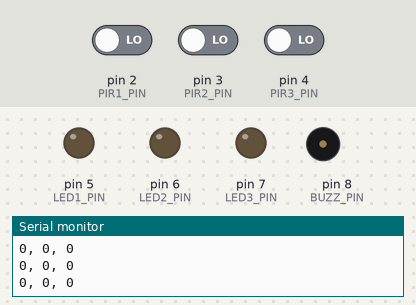
Simulated run of this sketch. Board: Arduino Uno, built with avr-gcc and run on an emulated ATmega328P. Parts: output pins drawn as LEDs (lit = HIGH), buzzer (waves = sounding), the last lines printed to the serial monitor. The inputs (shaded band) are chosen by the test bench; at power-on: pin 2 (PIR1_PIN) LOW, pin 3 (PIR2_PIN) LOW, pin 4 (PIR3_PIN) LOW.

Above: at 1.2 s.
1.3 s: pin 2 (PIR1_PIN) driven HIGH
At 2.0 s:
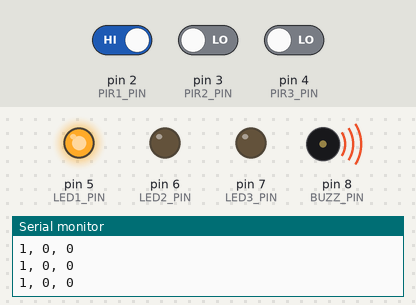
2.8 s: pin 3 (PIR2_PIN) driven HIGH
At 3.1 s:
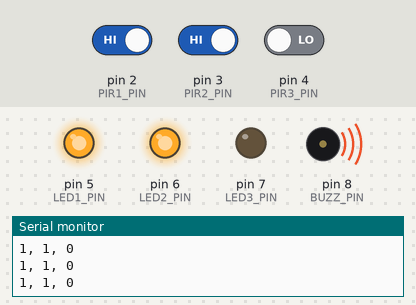
4.3 s: pin 4 (PIR3_PIN) driven HIGH
At 5.4 s:
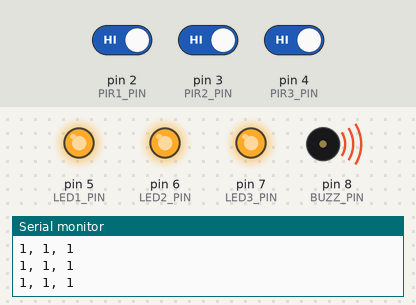
5.8 s: pin 2 (PIR1_PIN) driven LOW
At 6.4 s:
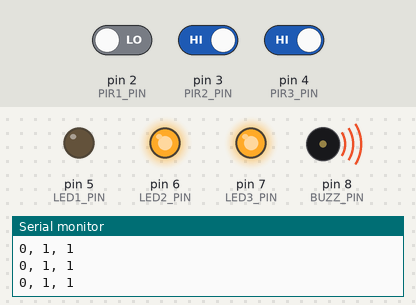
7.3 s: pin 3 (PIR2_PIN) driven LOW
At 7.8 s:
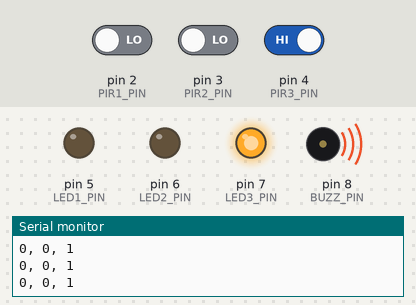
8.8 s: pin 4 (PIR3_PIN) driven LOW
At 10.1 s:
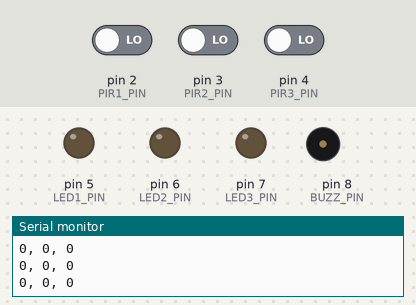
Timing chart, 0 to 11.3 s (numbered marks = the images above; inputs shaded):
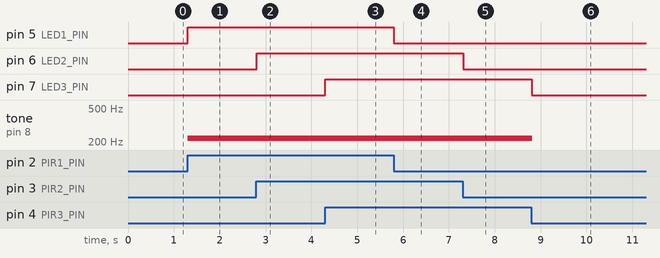

The sketch:

GooseAlarm.ino
```cpp
/***************************************************
 * Goose Alarm
 *
 * Unit test experiment to see if PIR sensor tower
 * would be reliable in detecting 360 degrees of
 * heat motion for the goose alarm project.
 *
 * Author: Aidan Fadool
 * 06/16/2021
 *
 **************************************************/
#include "pitches.h"

#define PIR1_PIN 2
#define PIR2_PIN 3
#define PIR3_PIN 4

#define LED1_PIN 5
#define LED2_PIN 6
#define LED3_PIN 7

#define BUZZ_PIN 8
int pir1, pir2, pir3 = 0;
bool buzzer =  false;

void setup() {
  // Set pinmodes
  pinMode(PIR1_PIN, INPUT);
  pinMode(PIR2_PIN, INPUT);
  pinMode(PIR3_PIN, INPUT);
  pinMode(LED1_PIN, OUTPUT);
  pinMode(LED2_PIN, OUTPUT);
  pinMode(LED3_PIN, OUTPUT);

  // Set initial output states
  digitalWrite(LED1_PIN, LOW);
  digitalWrite(LED2_PIN, LOW);
  digitalWrite(LED3_PIN, LOW);

  Serial.begin(9600);
}

void loop() {
  // Read the pir outputs
  pir1 = digitalRead(PIR1_PIN);
  pir2 = digitalRead(PIR2_PIN);
  pir3 = digitalRead(PIR3_PIN);

  // Logic for pir states
  if (pir1 == HIGH) {
    digitalWrite(LED1_PIN, HIGH);
  } else {
    digitalWrite(LED1_PIN, LOW);
  }

  if (pir2 == HIGH) {
    digitalWrite(LED2_PIN, HIGH);
  } else {
    digitalWrite(LED2_PIN, LOW);
  }

  if (pir3 == HIGH) {
    digitalWrite(LED3_PIN, HIGH);
  } else {
    digitalWrite(LED3_PIN, LOW);
  }

  if (pir1 == HIGH || pir2 == HIGH || pir3 == HIGH) {
    buzzer = true;
  } else {
    buzzer = false;
  }

  if (buzzer == true) {
    tone(BUZZ_PIN, NOTE_A3, 20);
  }

  Serial.print(pir1);
  Serial.print(", ");
  Serial.print(pir2);
  Serial.print(", ");
  Serial.println(pir3);
//  delay(100);

}
```

Measured:
- after the input at 1.3 s, pin 5 (LED1_PIN): LOW → HIGH at once; tone on pin 8 (BUZZ_PIN): silent → 220 Hz at once
- after the input at 2.8 s, pin 6 (LED2_PIN): LOW → HIGH at once
- after the input at 4.3 s, pin 7 (LED3_PIN): LOW → HIGH at once
- after the input at 5.8 s, pin 5 (LED1_PIN): HIGH → LOW at once
- after the input at 7.3 s, pin 6 (LED2_PIN): HIGH → LOW at once
- after the input at 8.8 s, pin 7 (LED3_PIN): HIGH → LOW at once; tone on pin 8 (BUZZ_PIN): 220 Hz → silent at once
